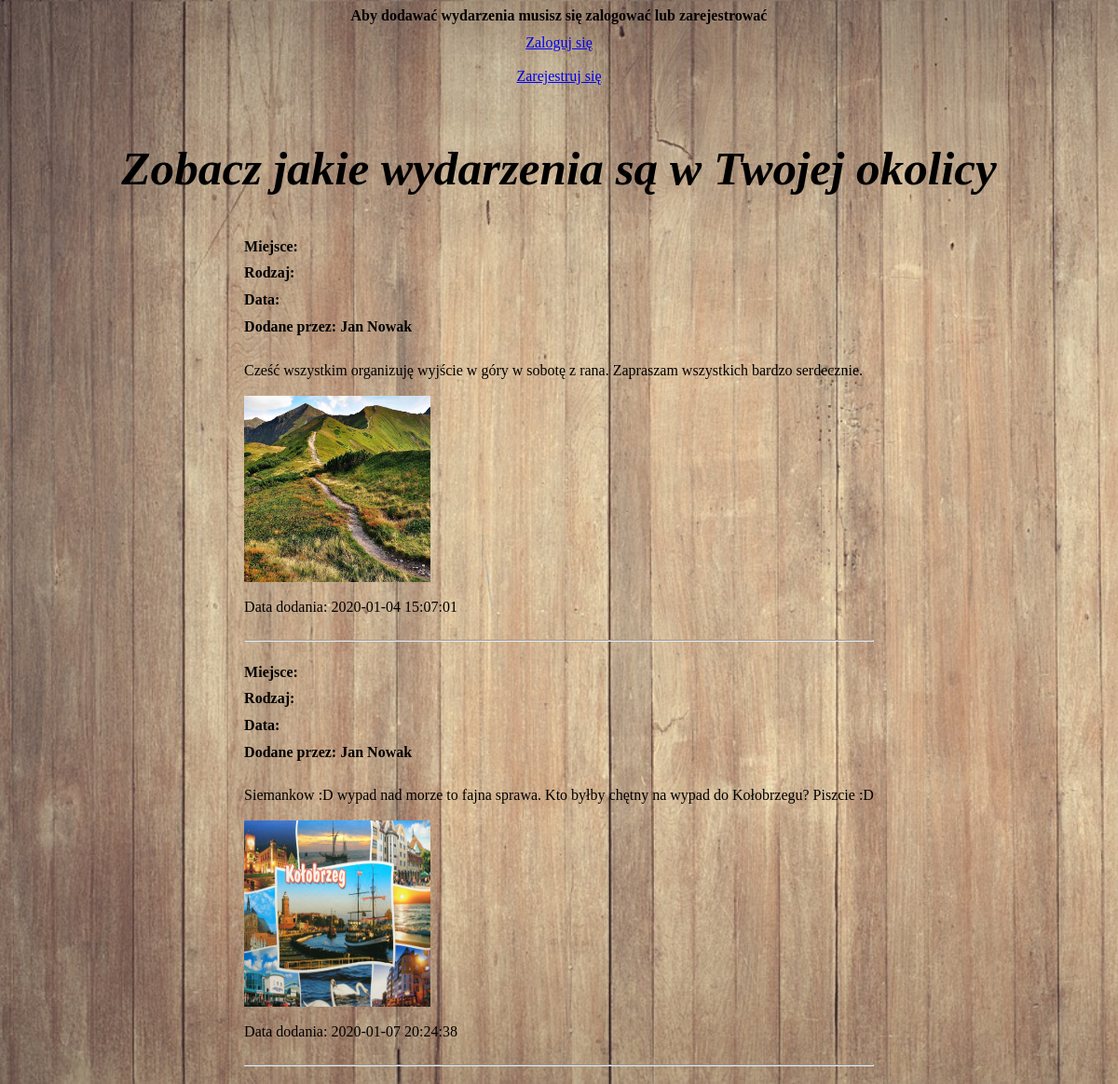
Before: / with the older database file.
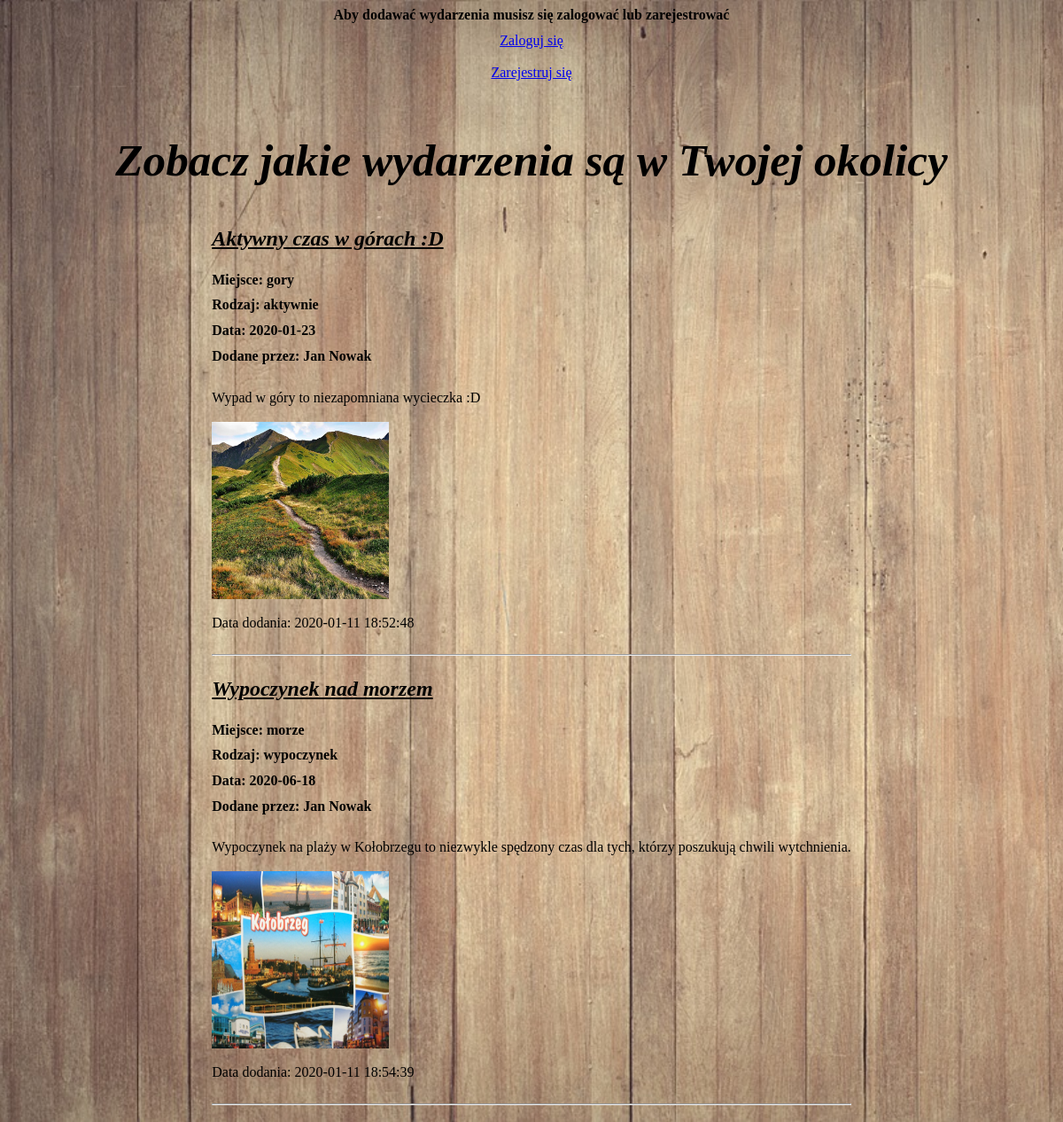
After: the same page with the newer database file.
### tables this page shows
CREATE TABLE `wpis` (
  `id` int(11) NOT NULL AUTO_INCREMENT,
  `id_user` int(11) NOT NULL,
  `wpis` longtext,
  `data` datetime NOT NULL,
  `images` varchar(350) DEFAULT NULL,
  `typ` enum('morze','gory','jezioro') DEFAULT NULL,
  `rodzaj` enum('aktywnie','wypoczynek') DEFAULT NULL,
  `time` date NOT NULL,
  `tytul` text NOT NULL,
  PRIMARY KEY (`id`)
);

CREATE TABLE `user` (
  `id` int(11) NOT NULL AUTO_INCREMENT,
  `imie` text NOT NULL,
  `nazwisko` text NOT NULL,
  `login` text NOT NULL,
  `haslo` text NOT NULL,
  `mail` text NOT NULL,
  PRIMARY KEY (`id`)
);

### index.php (the view, shortened to what this page needs)
<html lang="pl-PL">
<head>
</head>
<body>
<div align="middle">
    <?php
    if (isset($_SESSION['log'])==true)
    {
        echo "<br><a href='dodaj.php'>Dodawanie wydarzenia</a>
		<br><br>
		<a href='zmien.php'>Zmiana wydarzenia</a>
		<br><br>
		<a href='usun.php'>Usuwanie wydarzenia</a>
		<br><br>
		<a href='wyloguj.php'>Wyloguj</a>
		<br><br>";
    }
    else
    {
        print "<h1>Aby dodawać wydarzenia musisz się zalogować lub zarejestrować</h1>";
        echo "<a href='logowanie.html'>Zaloguj się</a> <br><br>";
        echo "<a href='rejestracja.html'>Zarejestruj się</a> <br><br>";
    }
    ?>
</div>
<center>
    <h2>Zobacz jakie wydarzenia są w Twojej okolicy</h2>
    <?php
    include("config.php");
    $polaczenie = mysqli_connect($host, $user, $password);
    mysqli_query($polaczenie, "SET CHARSET UTF-8");
    mysqli_select_db($polaczenie, $database);
    $wynik = mysqli_query($polaczenie, "SELECT * FROM user,wpis WHERE user.id=wpis. id_user");
    print "<table border='0' width='800'>";
    print "<table background=''>";
    print "<tr><td align='left'>";
    while ($rek = mysqli_fetch_array($wynik))
    {
        print "<h3>".$rek["tytul"]."</h3>";
        print "<h1>Miejsce: ".$rek["typ"]."</h1>";
        print "<h1>Rodzaj: ".$rek["rodzaj"]."</h1>";
        print "<h1>Data: ".$rek["time"]."</h1>";
        print "<h1>Dodane przez: ".$rek["imie"]." ".$rek["nazwisko"]."</h1>";
        print "<br>";
        print $rek["wpis"];
        print "<br><br>";
        print "<img src='".$rek["images"]."' height='200'width='200'/>";
        print "<br><br>";
        print 'Data dodania: ';
        print $rek["data"];
        print "<br>";
        print "<br><hr>";
    }
    print "</table>";
    ?>
</center>
</body>
</html>

### index.php (style rules this page uses)
h1 { color: black; font-family: cursive; font-size: 120%; }
body { background-image: url(tlo.jpg); background-size: cover; }
h1 { color: black; font-family: cursive; font-size: 100%; }
h2 { color: black; font-family: cursive; font-fantasy: Trattatello; font-style: oblique; font-size: 320%; }
h3 { color: black; font-family: cursive; font-fantasy: arial; font-style: oblique; font-size: 150%; text-decoration: underline; }

Changed rows visible on the page:
removed wpis: id_user.imie "Jan", id_user.nazwisko "Nowak", wpis "Cześć wszystkim organizuję wyjście w góry w sobotę z rana. Zapraszam wszystkich bardzo serdecznie.", images (picture), data "2020-01-04 15:07:01"
removed wpis: id_user.imie "Jan", id_user.nazwisko "Nowak", wpis "Siemankow :D wypad nad morze to fajna sprawa. Kto byłby chętny na wypad do Kołobrzegu? Piszcie :D", images (picture), data "2020-01-07 20:24:38"
added wpis: tytul "Aktywny czas w górach :D", typ "gory", rodzaj "aktywnie", time "2020-01-23", id_user.imie "Jan", id_user.nazwisko "Nowak", wpis "Wypad w góry to niezapomniana wycieczka :D", images (picture), data "2020-01-11 18:52:48"
added wpis: tytul "Wypoczynek nad morzem", typ "morze", rodzaj "wypoczynek", time "2020-06-18", id_user.imie "Jan", id_user.nazwisko "Nowak", wpis "Wypoczynek na plaży w Kołobrzegu to niezwykle spędzony czas dla tych, którzy poszukują chwili wytchnienia.", images (picture), data "2020-01-11 18:54:39"
